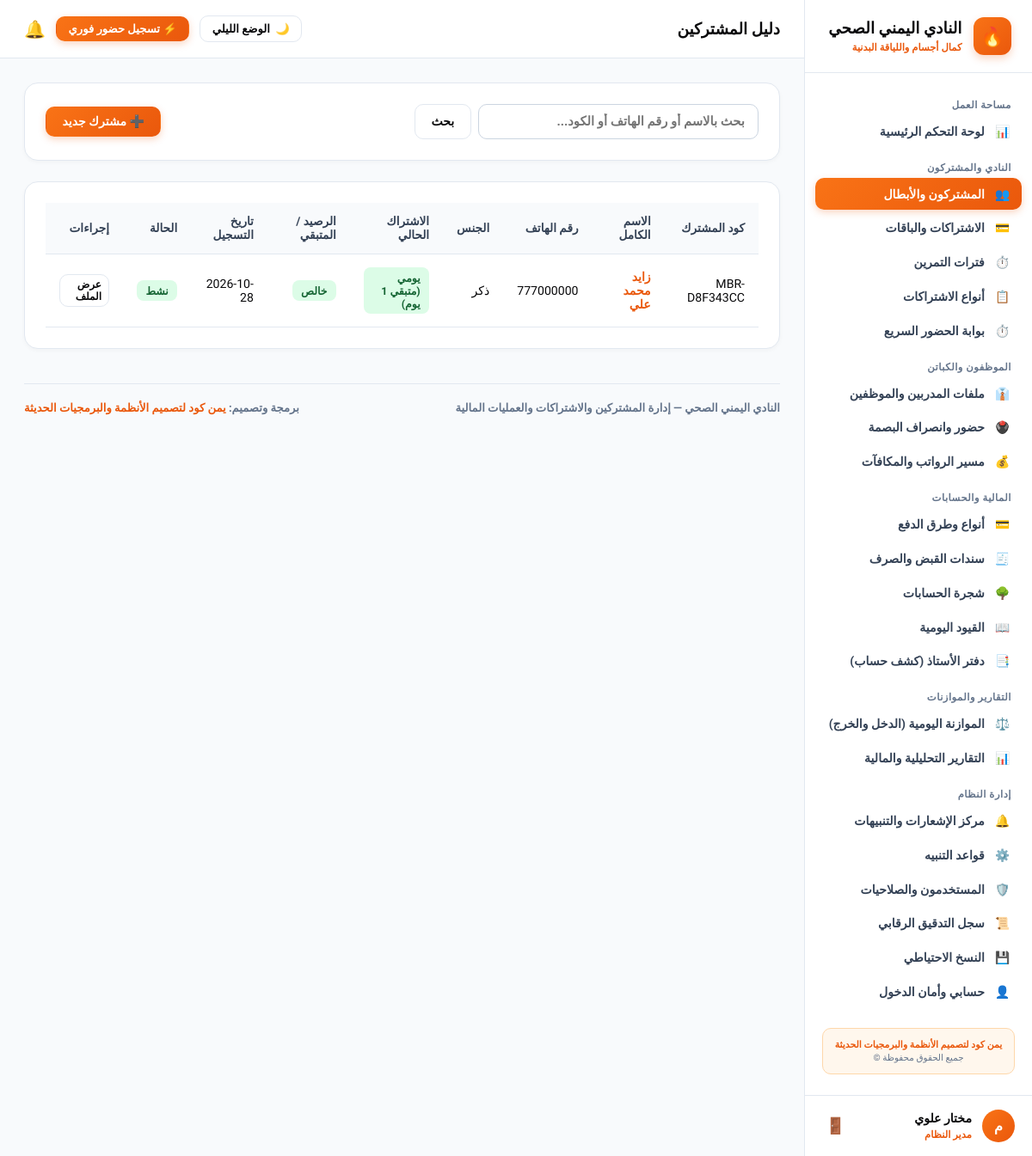
The app's page /members/ (signed in), older data.
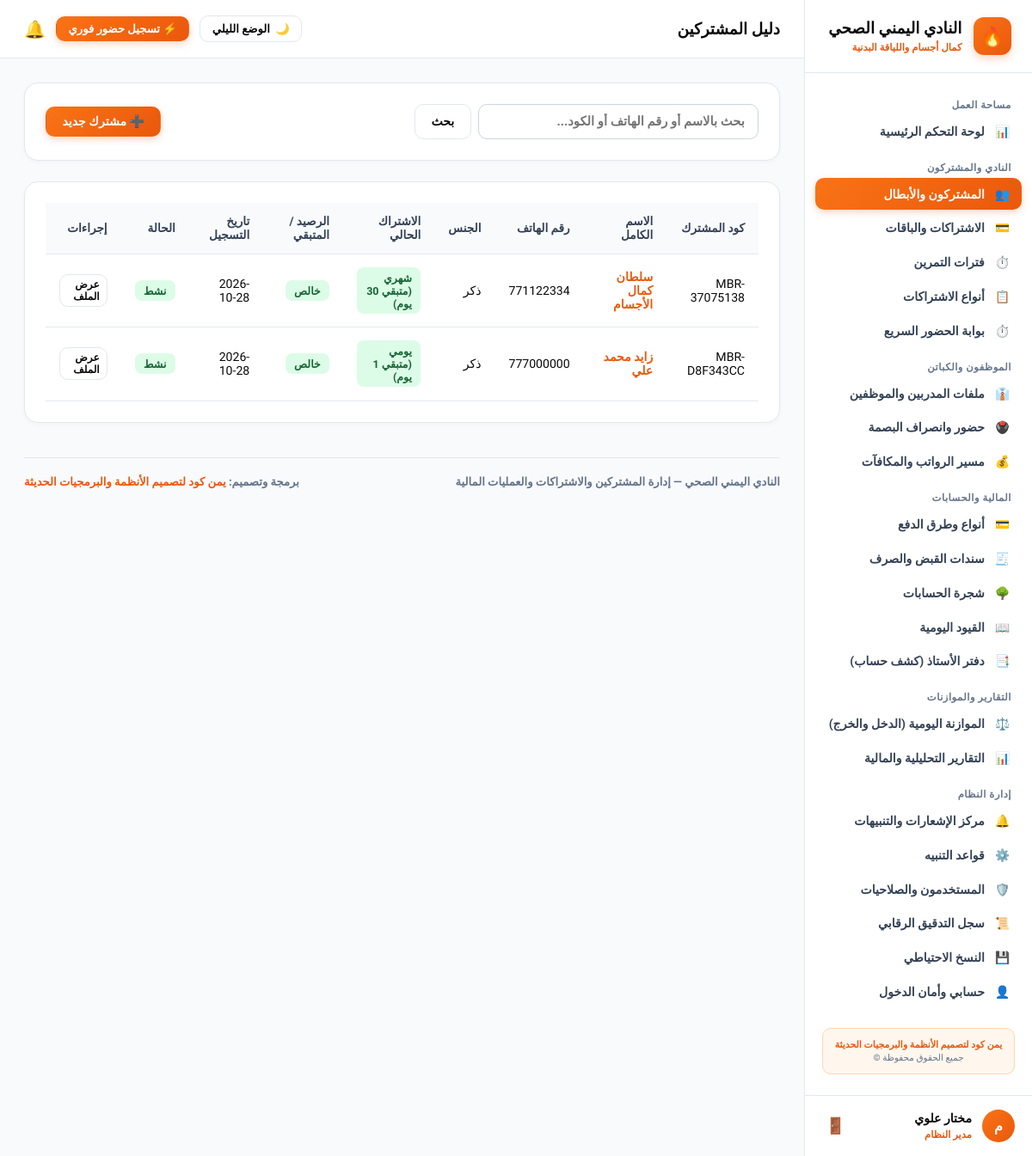
The same page, newer data.
### app/models.py (models this page shows)
class Member(db.Model):
    __tablename__ = "members"
    id = db.Column(db.Integer, primary_key=True)
    member_code = db.Column(db.String(50), unique=True, nullable=False)
    full_name = db.Column(db.String(150), nullable=False)
    phone = db.Column(db.String(30), nullable=False)
    gender = db.Column(db.String(20), default="ذكر")
    birth_date = db.Column(db.Date, nullable=True)
    address = db.Column(db.String(255), default="غير مسجل")
    emergency_contact_name = db.Column(db.String(150), default="غير مسجل")
    emergency_contact_phone = db.Column(db.String(50), default="غير مسجل")
    notes = db.Column(db.Text, nullable=True)
    status = db.Column(db.String(30), default="نشط")
    created_at = db.Column(db.DateTime, default=datetime.utcnow)
    subscriptions = db.relationship("Subscription", backref="member", lazy=True, cascade="all, delete-orphan")
    attendances = db.relationship("MemberAttendance", backref="member", lazy=True, cascade="all, delete-orphan")
    @property
    def active_subscription(self):
        for sub in self.subscriptions:
            if sub.is_active_now:
                return sub
        return None
    @property
    def total_debt(self):
        return sum(sub.remaining_amount for sub in self.subscriptions if sub.remaining_amount and sub.remaining_amount > 0)

class Subscription(db.Model):
    __tablename__ = "subscriptions"
    id = db.Column(db.Integer, primary_key=True)
    subscription_code = db.Column(db.String(50), unique=True, nullable=False)
    member_id = db.Column(db.Integer, db.ForeignKey("members.id"), nullable=False)
    plan_id = db.Column(db.Integer, db.ForeignKey("plans.id"), nullable=False)
    shift_id = db.Column(db.Integer, db.ForeignKey("shifts.id"), nullable=True)
    start_date = db.Column(db.Date, nullable=False, default=date.today)
    end_date = db.Column(db.Date, nullable=False)
    price_paid = db.Column(db.Float, default=0.0)
    total_amount = db.Column(db.Float, default=0.0)
    paid_amount = db.Column(db.Float, default=0.0)
    remaining_amount = db.Column(db.Float, default=0.0)
    payment_method_id = db.Column(db.Integer, db.ForeignKey("payment_methods.id"), nullable=True)
    payment_status = db.Column(db.String(30), default="مدفوع بالكامل")
    status = db.Column(db.String(30), default="ساري")
    cancel_reason = db.Column(db.String(255), nullable=True)
    notes = db.Column(db.Text, nullable=True)
    created_at = db.Column(db.DateTime, default=datetime.utcnow)
    plan = db.relationship("Plan", backref="subscriptions")
    payment_method = db.relationship("PaymentMethod", backref="subscriptions")
    @property
    def is_active_now(self):
        return self.status == "ساري" and self.end_date >= date.today()
    @property
    def remaining_days(self):
        delta = (self.end_date - date.today()).days
        return max(0, delta)

class Plan(db.Model):
    __tablename__ = "plans"
    id = db.Column(db.Integer, primary_key=True)
    plan_code = db.Column(db.String(50), unique=True, nullable=False)
    name = db.Column(db.String(100), nullable=False)
    duration_days = db.Column(db.Integer, nullable=False)
    price = db.Column(db.Float, default=0.0)
    description = db.Column(db.Text, nullable=True)
    is_active = db.Column(db.Boolean, default=True)

### app/routes/members.py (the view, shortened to what this page needs)
@members_bp.route("/", methods=["GET", "POST"])
@login_required
def index():
    q = request.args.get("q", "").strip()
    query = Member.query
    if q:
        query = query.filter((Member.full_name.contains(q)) | (Member.phone.contains(q)) | (Member.member_code.contains(q)))
    members_list = query.order_by(Member.id.desc()).all()
    plans = Plan.query.filter_by(is_active=True).all()
    shifts = Shift.query.filter_by(is_active=True).all()
    payment_methods = PaymentMethod.query.filter_by(is_active=True).all()
    today_str = date.today().strftime("%Y-%m-%d")
    return render_template("members/index.html", members=members_list, plans=plans, shifts=shifts, payment_methods=payment_methods, q=q, today=today_str)

### app/models.py (called while the page is built)
    @property
    def formatted_time(self):
        def to_12h(t_str):
            if not t_str: return ""
            try:
                parts = t_str.split(":")
                h = int(parts[0])
                m = parts[1]
                period = "ص" if h < 12 else "م"
                h_12 = h % 12
                if h_12 == 0: h_12 = 12
                return f"{h_12}:{m} {period}"
            except Exception:
                return t_str
        return f"{to_12h(self.start_time)} إلى {to_12h(self.end_time)}"

    @property
    def active_supervisor(self):
        if self.employee:
            return self.employee.full_name
        return self.supervisor_name or "مسؤول الصالة"

### app/templates/members/index.html (shortened to what this page needs)
{% extends "base.html" %}
{% block header_title %}دليل المشتركين{% endblock %}
{% block content %}
<div class="card" style="display: flex; justify-content: space-between; align-items: center; flex-wrap: wrap; gap: 1rem;">
  <form method="GET" action="{{ url_for('members.index') }}" style="display: flex; gap: 0.5rem; flex: 1; max-width: 400px;">
    <input type="text" name="q" value="{{ q }}" placeholder="بحث بالاسم أو رقم الهاتف أو الكود..." class="form-control">
    <button type="submit" class="btn btn-secondary">بحث</button>
  </form>
  <button type="button" class="btn btn-primary" onclick="openModal('addMemberModal')">
    ➕ مشترك جديد
  </button>
</div>
<div class="card">
  <div class="table-responsive">
    <table>
      <thead>
        <tr>
          <th>كود المشترك</th>
          <th>الاسم الكامل</th>
          <th>رقم الهاتف</th>
          <th>الجنس</th>
          <th>الاشتراك الحالي</th>
          <th>الرصيد / المتبقي</th>
          <th>تاريخ التسجيل</th>
          <th>الحالة</th>
          <th>إجراءات</th>
        </tr>
      </thead>
      <tbody>
        {% for m in members %}
        <tr>
          <td><code>{{ m.member_code }}</code></td>
          <td><strong><a href="{{ url_for('members.show', member_id=m.id) }}" style="color: var(--primary); text-decoration: none;">{{ m.full_name }}</a></strong></td>
          <td>{{ m.phone }}</td>
          <td>{{ m.gender }}</td>
          <td>
            {% if m.active_subscription %}
              <span class="badge badge-success">{{ m.active_subscription.plan.name }} (متبقي {{ m.active_subscription.remaining_days }} يوم)</span>
            {% else %}
              <span class="badge badge-warning">بدون اشتراك نشط</span>
            {% endif %}
          </td>
          <td>
            {% if m.total_debt and m.total_debt > 0 %}
              <span class="badge badge-danger" style="font-weight: 800;">متبقي: {{ "{:,.2f}".format(m.total_debt) }} ر.ي</span>
            {% else %}
              <span class="badge badge-success">خالص</span>
            {% endif %}
          </td>
          <td>{{ m.created_at.strftime('%Y-%m-%d') }}</td>
          <td><span class="badge badge-success">{{ m.status }}</span></td>
          <td>
            <a href="{{ url_for('members.show', member_id=m.id) }}" class="btn btn-secondary" style="font-size: 0.75rem; padding: 0.25rem 0.5rem;">عرض الملف</a>
          </td>
        </tr>
        {% else %}
        <tr>
          <td colspan="8" style="text-align: center; color: #94a3b8; padding: 2rem;">لا توجد نتائج مطابقة.</td>
        </tr>
        {% endfor %}
      </tbody>
    </table>
  </div>
</div>
{% endblock %}

Row changes from the older to the newer data that the page shows:
added Member: member_code "MBR-37075138", full_name "سلطان كمال الأجسام", phone "771122334", gender "ذكر", active_subscription.plan.name "شهري", active_subscription.remaining_days "30", created_at "2026-10-28", status "نشط"
